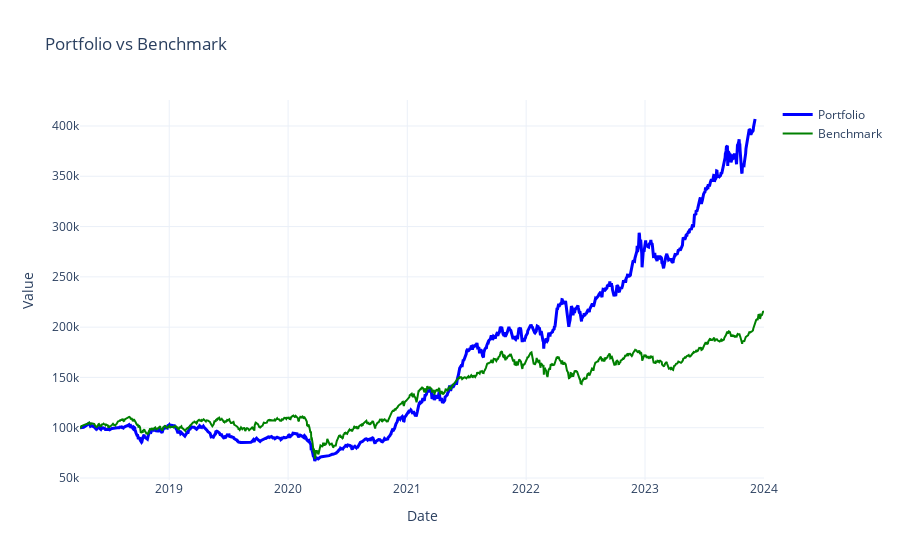

The code cell stored with this chart in its notebook:
### Code cell
import plotly.graph_objects as go
import plotly.io as pio
benchmark_df = pd.read_csv('benchmark.csv', index_col=0, parse_dates=True)
benchmark_df=benchmark_df['2018-04-02':END_DATE]#HERE ALSO IF UPDATED DATE IN "backtest()"
no_of_stocks = 100000 / benchmark_df['close'].iloc[0]
benchmark_df['close'] = benchmark_df['close'] * no_of_stocks
stats_eq = pf.stats()
eq_curve = pf.value()

fig = go.Figure()

fig.add_trace(go.Scatter(
    x=eq_curve.index,
    y=eq_curve.values,
    mode='lines',
    name='Portfolio',
    line=dict(color='blue', width=3)
))
fig.add_trace(go.Scatter(
    x=benchmark_df.index,
    y=benchmark_df.iloc[:, 0],  # assumes benchmark is in first column
    mode='lines',
    name='Benchmark',
    line=dict(color='green', width=2)
))
fig.update_layout(
    title='Portfolio vs Benchmark',
    xaxis_title='Date',
    yaxis_title='Value',
    template='plotly_white'
)

fig.show()

### Figure 1 — Plotly figure (JSON) as saved in the notebook; plotly's stock layout.template omitted (floating-point values rounded to 4 significant figures; data arrays with more than 128 entries replaced by an {"elided": "..."} marker saying what was removed)
{"data": [{"line": {"color": "blue", "width": 3}, "mode": "lines", "name": "Portfolio", "type": "scatter", "x": {"elided": "1404 str values"}, "y": {"elided": "1404 float values"}}, {"line": {"color": "green", "width": 2}, "mode": "lines", "name": "Benchmark", "type": "scatter", "x": {"elided": "1425 str values"}, "y": {"elided": "1425 float values"}}], "layout": {"title": {"text": "Portfolio vs Benchmark"}, "xaxis": {"title": {"text": "Date"}}, "yaxis": {"title": {"text": "Value"}}}}
